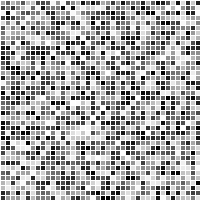
Frame 1 (no input)
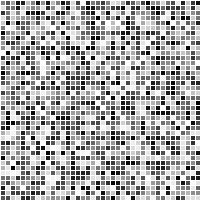
Frame 60 (the mouse pressed at the canvas centre just before this capture)
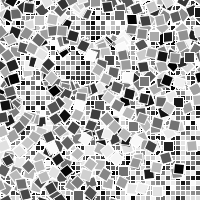
Frame 120 (the mouse held since frame 60 and released just before this capture)

The Processing sketch that drew these frames (run headless with seeded random() and noise(); from frame 60 on, the mouse is pressed at the canvas centre):

// Processing sketch: Marcus_girardo_grid
// ── Marcus_girardo_grid.pde
int scale = 5;
int cols, rows;
float r = mouseX;

void setup() {
  size(200, 200);
  
  cols = width/scale;
  rows = height/scale;
}

void draw(){
  for (int i = 0; i < cols; i ++){
    for (int j = 0; j < rows; j++){
      int x = i*scale;
      int y = j*scale;
      frameRate(20);
      fill(random(255));
      stroke(255);
      rotate(mouseX);
      rect(x, y, 10, 10);
      
    }
  }
}
